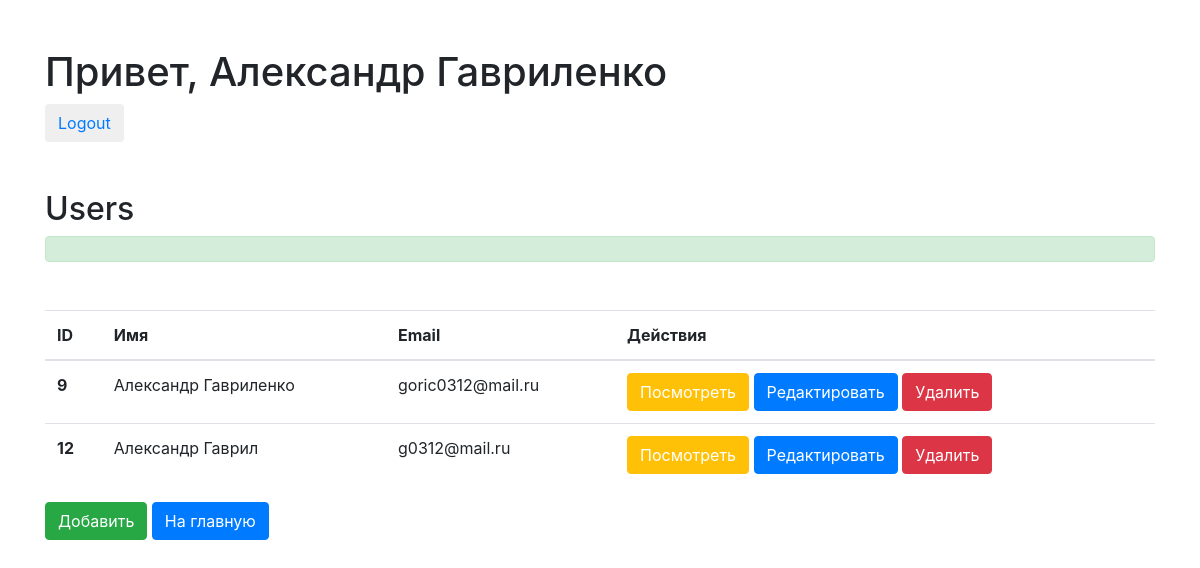
/project/admin/usersAll.php (signed in), run on the app's committed database.
### tables this page shows
CREATE TABLE IF NOT EXISTS `users` (
  `id` int(11) NOT NULL AUTO_INCREMENT,
  `name` varchar(50) NOT NULL,
  `email` varchar(50) NOT NULL,
  `date` timestamp NOT NULL,
  `group_id` int(11) NOT NULL DEFAULT '1',
  `password` varchar(60) DEFAULT NULL,
  `status` text,
  PRIMARY KEY (`id`)
);

### project/classes/Config.php (called while the page is built)
<?php
class Config{
  public static function get($path = null){
    if($path){
      $config = $GLOBALS['config'];
      $path = explode('.', $path);
      foreach($path as $item){
        if(isset($config[$item])){
          $config = $config[$item];
        }
      }
      return $config;
    }
    return false;
  }
}

### project/classes/Database.php (called while the page is built, shortened)
<?php
class Database{
  private static $instance = null;
  private $pdo, $query, $error = false, $results, $count;
  private function __construct(){
    try {
      $this->pdo = new PDO
      (
        "mysql:host=".Config::get('mysql.host').
        ";dbname=".Config::get('mysql.dbname').
        ";charset=utf8",
        Config::get('mysql.username'),
        Config::get('mysql.password')
      );
    } catch (PDOException $exception) {
      die($exception->getMessage());
    }
  }
  public static function getInstance(){
    if(!isset(self::$instance)){
      self::$instance = new Database;
    }
    return self::$instance;
  }
  public function error()
  {
    return $this->error;
  }
  public function results(){
    return $this->results;
  }
  function query($sql, $params = []){
    $this->error = false;
    $this->query = $this->pdo->prepare($sql);
    if(count($params)){
      $i = 1;
      foreach($params as $param){
        $this->query->bindValue($i, $param);
        $i++;
      }
    }
    if(!$this->query->execute()){
      $this->error = true;
    }else{
      $this->results = $this->query->fetchAll(PDO::FETCH_OBJ);
    }
    return $this;
  }
  public function action($action, $table, $where = []){
    if(count($where) === 3){
      $operators = ['=', '<', '>', '>=', '<='];
      $field = $where[0];
      $operator = $where[1];
      $value = $where[2];
      if(in_array($operator, $operators)){
        $sql = "{$action} FROM {$table} WHERE {$field} {$operator} ?";
        if(!$this->query($sql, [$value])->error()){
          return $this;
        }
      }
    }elseif (count($where) === 0) {
      $sql = "{$action} FROM {$table}";
      if(!$this->query($sql)->error()){
        return $this;
      }
    }
    return false;
  }
  public function get($table, $where = []){
    return $this->action('SELECT *', $table, $where);
  }
  public function first(){
    return $this->results()[0];
  }
}

### project/classes/User.php (called while the page is built, shortened)
<?php
class User {
  private $db, $data, $session_name, $isLoggedIn, $cookieName;
  public function __construct($user = null){
    $this->db = Database::getInstance();
    $this->session_name = Config::get('session.user_session');
    if(!$user){
      if(Session::exists($this->session_name)){
        $user = Session::get($this->session_name);
        if($this->find($user)){
          $this->isLoggedIn = true;
        }else {
          $this->logout();
        }
      }
    }else {
      $this->find($user);
    }
  }
  public function get($table){
    return $this->db->get($table)->results();
  }
  public function find($value = null){
    if(is_numeric($value)){
      $this->data = $this->db->get('users', ['id', '=', $value])->first();
    }else {
      $this->data = $this->db->get('users', ['email', '=', $value])->first();
    }
    if($this->data){
      return true;
    }
    return false;
  }
  public function data(){
    return $this->data;
  }
}

### project/classes/Session.php (called while the page is built, shortened)
<?php
class Session {
  public static function exists($name){
    return (isset($_SESSION[$name])) ? true : false;
  }
  public static function get($name){
    return $_SESSION[$name];
  }
}

### project/admin/usersAll.php (the view, shortened to what this page needs)
<?php
$user = new User;
$users = $user->get('users');
?>
<!doctype html>
<html lang="en">
  <head>
    <link rel="stylesheet" href="https://stackpath.bootstrapcdn.com/bootstrap/4.1.3/css/bootstrap.min.css">
  </head>
  <body>
    <div class="container">
      <h1 class="mt-5">Привет, <?= $user->data()->name; ?></h1>
      <button class="btn btn-defaul"><a href='../logout.php'>Logout</a></button>
      <h2 class="mt-5">Users</h2>
      <div class="alert alert-success" role="alert">
      </div>
      <table class="table mt-5">
        <thead>
            <tr>
              <th scope="col">ID</th>
              <th scope="col">Имя</th>
              <th scope="col">Email</th>
              <th scope="col">Действия</th>
            </tr>
        </thead>
        <tbody>
          <?php foreach ($users as $user): ?>
            <tr>
              <th scope="row"><?= $user->id; ?></th>
              <td><?= $user->name; ?></td>
              <td><?= $user->email; ?></td>
              <td>
                <button class="btn btn-warning">
                  <a href="user.php?id=<?= $user->id; ?>" class="text-white">
                    Посмотреть
                  </a>
                </button>
                <button class="btn btn-primary">
                  <a href="edit.php?id=<?= $user->id; ?>" class="text-white">
                    Редактировать
                  </a>
                </button>
                <button class="btn btn-danger">
                  <a href="delete.php?id=<?= $user->id; ?>" class="text-white">
                    Удалить
                  </a>
                </button>
              </td>
            </tr>
          <?php endforeach; ?>
        </tbody>
      </table>
      <button class="btn btn-success"><a href="insert.php" class="text-white">Добавить</a></button>
      <button class="btn btn-primary"><a href="/project" class="text-white">На главную</a></button>
  </body>
</html>

### data on the page
users: name "Александр Гавриленко", id "9", email "goric0312@mail.ru"
users: id "12", name "Александр Гаврил", email "g0312@mail.ru"
